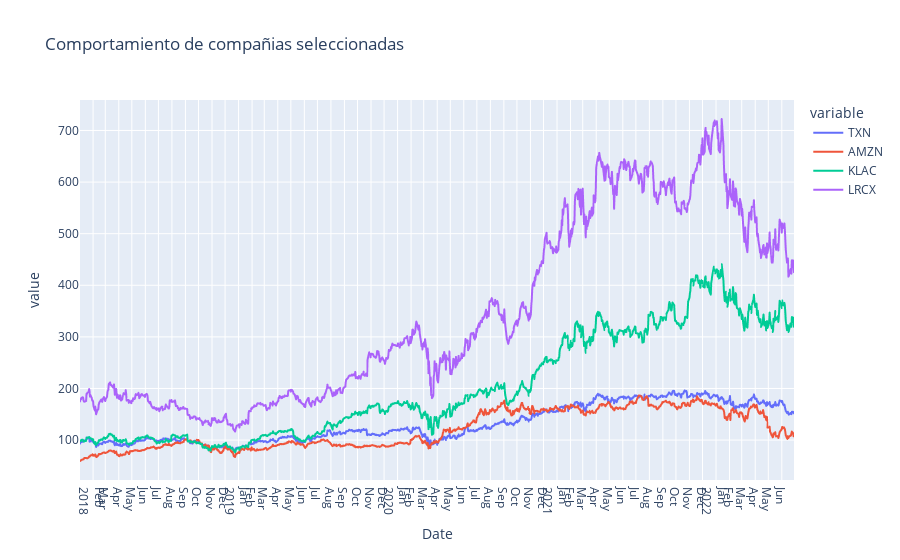

The notebook cell this image was saved under:
### Code cell
fig = px.line(df_134, x="Date", y=df_134.columns,
              hover_data={"Date": "|%B %d, %Y"},
              title='Comportamiento de compañias seleccionadas')
fig.update_xaxes(
    dtick="M1",
    tickformat="%b\n%Y")
fig.show()

### Figure 1 — Plotly figure (JSON) as saved in the notebook; plotly's stock layout.template omitted (floating-point values rounded to 4 significant figures; data arrays with more than 128 entries replaced by an {"elided": "..."} marker saying what was removed)
{"data": [{"hovertemplate": "variable=TXN<br>Date=%{x|%B %d, %Y}<br>value=%{y}<extra></extra>", "legendgroup": "TXN", "line": {"color": "#636efa", "dash": "solid"}, "marker": {"symbol": "circle"}, "mode": "lines", "name": "TXN", "showlegend": true, "type": "scattergl", "x": {"elided": "1131 str values"}, "xaxis": "x", "y": {"elided": "1131 float values"}, "yaxis": "y"}, {"hovertemplate": "variable=AMZN<br>Date=%{x|%B %d, %Y}<br>value=%{y}<extra></extra>", "legendgroup": "AMZN", "line": {"color": "#EF553B", "dash": "solid"}, "marker": {"symbol": "circle"}, "mode": "lines", "name": "AMZN", "showlegend": true, "type": "scattergl", "x": {"elided": "1131 str values"}, "xaxis": "x", "y": {"elided": "1131 float values"}, "yaxis": "y"}, {"hovertemplate": "variable=KLAC<br>Date=%{x|%B %d, %Y}<br>value=%{y}<extra></extra>", "legendgroup": "KLAC", "line": {"color": "#00cc96", "dash": "solid"}, "marker": {"symbol": "circle"}, "mode": "lines", "name": "KLAC", "showlegend": true, "type": "scattergl", "x": {"elided": "1131 str values"}, "xaxis": "x", "y": {"elided": "1131 float values"}, "yaxis": "y"}, {"hovertemplate": "variable=LRCX<br>Date=%{x|%B %d, %Y}<br>value=%{y}<extra></extra>", "legendgroup": "LRCX", "line": {"color": "#ab63fa", "dash": "solid"}, "marker": {"symbol": "circle"}, "mode": "lines", "name": "LRCX", "showlegend": true, "type": "scattergl", "x": {"elided": "1131 str values"}, "xaxis": "x", "y": {"elided": "1131 float values"}, "yaxis": "y"}], "layout": {"legend": {"title": {"text": "variable"}, "tracegroupgap": 0}, "title": {"text": "Comportamiento de compañias seleccionadas"}, "xaxis": {"anchor": "y", "domain": [0, 1], "dtick": "M1", "tickformat": "%b\n%Y", "title": {"text": "Date"}}, "yaxis": {"anchor": "x", "domain": [0, 1], "title": {"text": "value"}}}}
